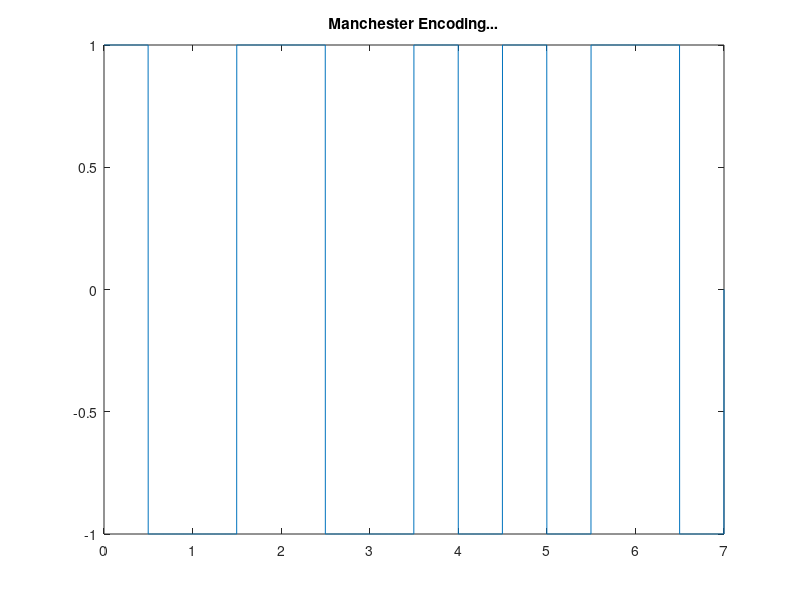

Recreate this plot in MATLAB.
# Manchester

bits = [1 0 1 0 0 0 1];
bitrate = 1;
n = 1000;

T = length(bits) / bitrate;
N = length(bits) * n;
dt = T/N;
t = 0 : dt : T;

x = zeros(1, length(t));

for i = 1 : length(bits)
  if bits(i) == 1
    x((i-1)*n+1 : (i-1)*n+n/2) = 1;
    x((i-1)*n+n/2 : n*i) = -1;

  else
    x((i-1)*n+1 : (i-1)*n+n/2) = -1;
    x((i-1)*n+n/2 : n*i) = 1;
  endif
end;

plot(t, x);
title('Manchester Encoding...');



% Decoding
counter = 0;
result = [];
for i = 1:length(t)
  if counter < t(i)
    counter = counter + 1;
    if x(i) > 0
      result(counter) = x(i);

    else
      result(counter) = 0;
    endif
  endif
end

disp("Data: ");
disp(result);























